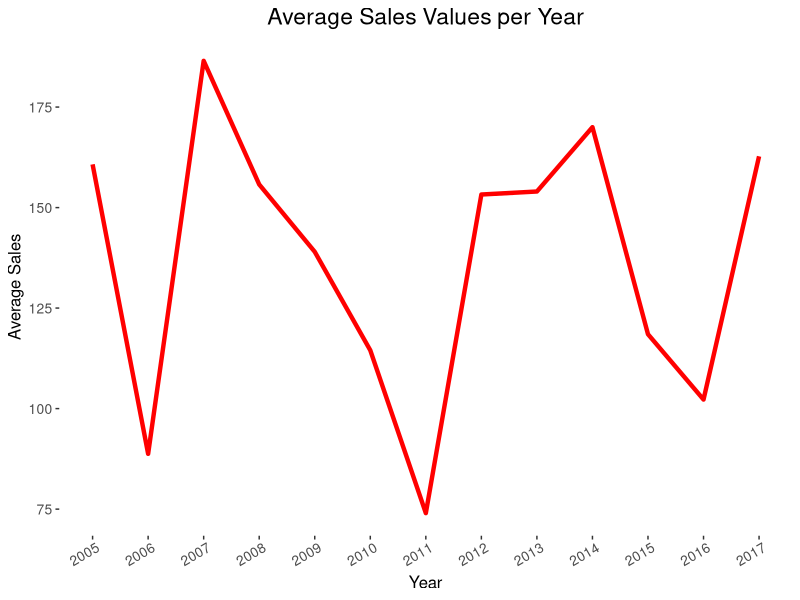
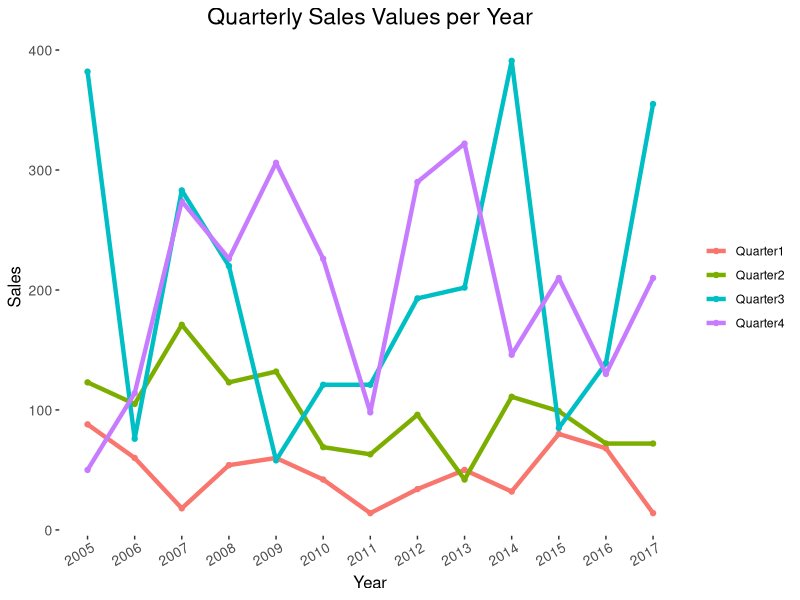

Recreate these plots in R, in order.
# Name: Shelmith Nyagathiri Kariuki
# Project: PRS (Self Development)
# Task Number: Task Number 1 (Reshaping Data)
# Date: 23/07/2018

## i). Setting the working directory
setwd("Documents/Github/")

## ii). Loading the required packages
pkgs<-c("dplyr", "ggplot2","tidyr","tidyverse")

miss_pkgs <- pkgs[!pkgs %in% installed.packages()[,1]] # vector of missing packages

### install the missing packages
if(length(miss_pkgs)>0){
  install.packages(miss_pkgs)
}
### load the packages
lapply(pkgs,library,character.only=TRUE)

## 1. Read in the data
SalesData<-read.csv("SalesData.csv")
SalesData<-SalesData[,-1]

## 2. Reshape the data, from wide to long, to contain the following columns: County, Year, Quarters and Sales.
SalesData_long<-SalesData%>%
  gather("Quarters","Sales",-Year)

## 3. Calculate the average yearly sales.
sales_mean<-SalesData_long%>%
  group_by(Year)%>%
  summarise(Sales = mean(Sales))

## 4. Draw a neatly labelled line plot, that shows the average sales for each year.
mean_sales1<-ggplot(data = sales_mean,
                    aes(x = as.factor(Year), y=Sales,group = 1))+
  geom_line(color = "red",size =1.5)+
  theme(legend.position = "none",
        legend.title = element_blank(),
        axis.line=element_blank(),
        plot.title = element_text(size = rel(1.5), hjust = 0.5),
        plot.subtitle = element_text(size = rel(1.4), hjust = 0.5),
        axis.text = element_text(size = 10),
        axis.text.x=element_text(vjust = 1,angle = 30,hjust = 0.9),
        axis.title = element_text(size =12),
        panel.background = element_rect(fill = NA))+
  labs(title ="Average Sales Values per Year", x = "Year", y = "Average Sales")
mean_sales1

## 5. Draw a neatly labelled line plot, that shows the quarterly sales for each year.

mean_sales2<-ggplot(data = SalesData_long,
                    aes(x = as.factor(Year), y=Sales,group = Quarters,color =Quarters))+
  geom_point()+
  geom_line(size =1.5)+
  theme(legend.position = "right",
        legend.title = element_blank(),
        axis.line=element_blank(),
        plot.title = element_text(size = rel(1.5), hjust = 0.5),
        plot.subtitle = element_text(size = rel(1.4), hjust = 0.5),
        axis.text = element_text(size = 10),
        axis.text.x=element_text(vjust = 1,angle = 30,hjust = 0.9),
        axis.title = element_text(size =12),
        panel.background = element_rect(fill = NA))+
  scale_fill_brewer(palette = "Spectral")+
  labs(title ="Quarterly Sales Values per Year", x = "Year", y = "Sales")
mean_sales2


